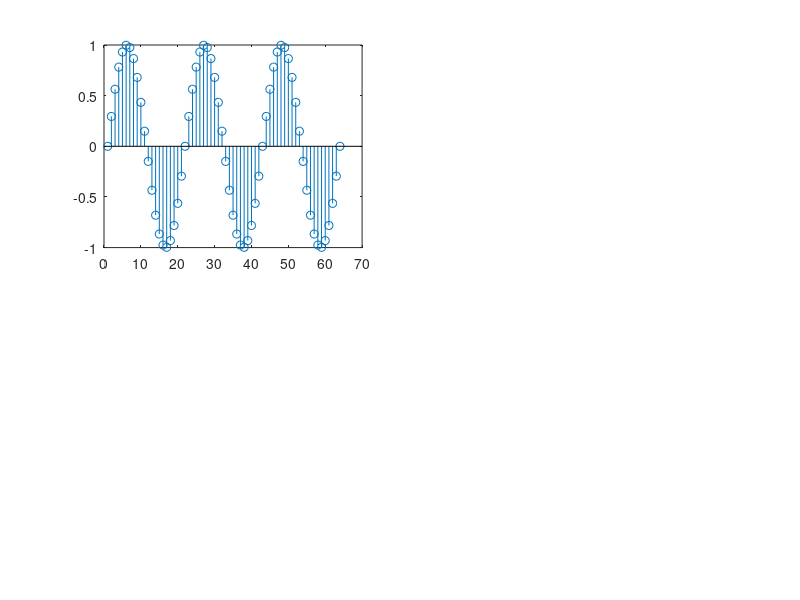

Source code (MATLAB): (Note: this script raises an error after producing the figure.)
# Procesarea semnalelor
# Laborator 9

clear all; close all;

# 1 M + N - 1
N = K = 10;
x = [1, 2, 3, 4, 5, 6, 7, 8, 9, 10];
k = [1, 2, 3];

res = conv(x, k);
[row, col] = size(res)

# 2
n = [1:5];
x = [1, 3, 5, 7, 5, 4, 2];
h = [0.1, 0.3, 0.1];
h = h';

convRes = [x(1:3) * h, x(2:4) * h, x(3:5) * h, x(4:6) * h, x(5:7) * h]

# 3
N = 64;
fs = 64000; # 64KHz
freq = 3000; # 3KHz
t = linspace(0, fs, N);
x = sin(2 * pi * freq * t);

subplot(2,2,1);
stem(x);

h = [0.1, 0.2, 0.2, 0.2, 0.1];
y = myConv(x, h);
subplot(2,2,3);
stem(y);
subplot(2,2,4)
stem(conv(x, h));

# 4
x = [0, 0, 0, 0, 1, 0, 0, 0, 0]
y = myConv(x, h);
figure 2
subplot(1,2,1);
stem(y);

subplot(1,2,2);

stem(conv(x,h));







